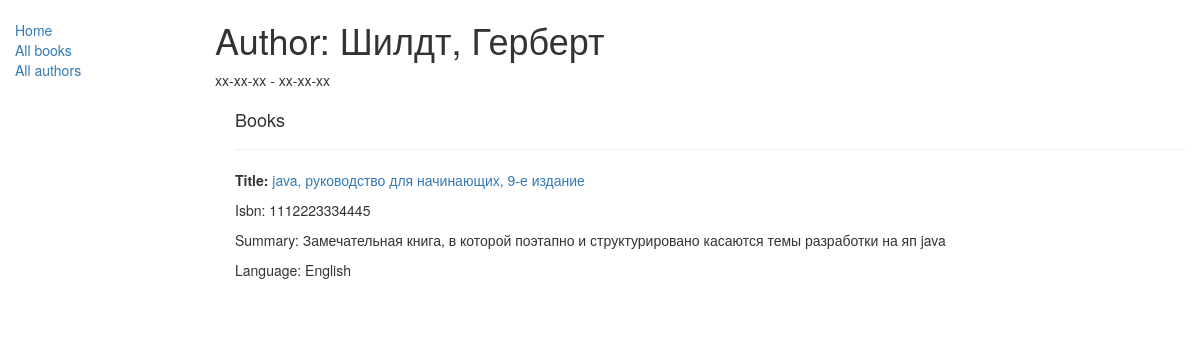
/catalog/author/1, run on an earlier commit of the app's database.
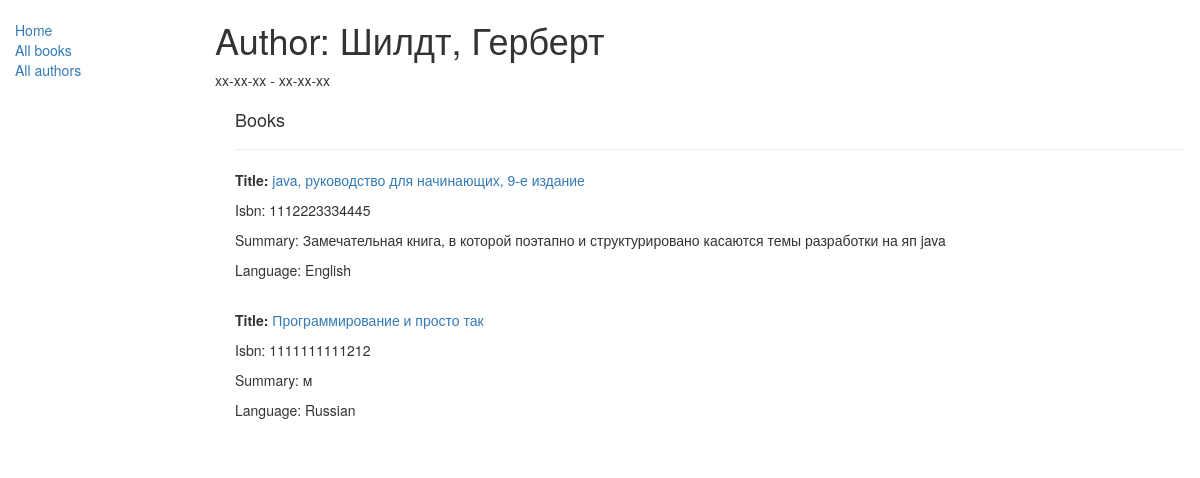
And on a later commit of the database.
### catalog/models.py (models this page shows, shortened)
class Book(models.Model):
    title = models.CharField(max_length=200)
    author = models.ForeignKey('Author', on_delete=models.SET_NULL, null=True)
    summary = models.TextField(max_length=1000, help_text="Enter a brief description of the book")
    isbn = models.CharField('ISBN',max_length=13, help_text='13 Character <a href="https://www.isbn-international.org/content/what-isbn">ISBN number</a>')
    genre = models.ManyToManyField(Genre, help_text="Select a genre for this book")
    language = models.ForeignKey('Language', on_delete=models.SET_NULL, null=True)
    def display_genre(self):
        """
        Creates a string for the Genre. This is required to display genre in Admin.
        """
        return ', '.join([ genre.name for genre in self.genre.all()[:3] ])
    display_genre.short_description = 'Genre'

class Language(models.Model):
    name = models.CharField(max_length=200, help_text="Enter a book languages")
    def __str__(self):
        return self.name

### catalog/views.py (the view)
# urls.py: re_path(r'^author/(?P<pk>\d+)$', views.AuthorDetailView.as_view(), name='author-detail'),
class AuthorDetailView(generic.DetailView):
    model = Author

### catalog/models.py (called while the page is built)
    def __str__(self):
        return '%s, %s' % (self.last_name, self.first_name)

### catalog/templates/catalog/author_detail.html (shortened to what this page needs)
{% extends "base_generic.html" %}
{% block content %}
  <h1>Author: {{ author }}</h1>
  <p>{%if author.date_of_birth%} {{ author.date_of_birth }} {%else%}xx-xx-xx{%endif%} - {%if author.date_of_death%}{{ author.date_of_death }}{%else%}xx-xx-xx{%endif%}</p>
  <div style="margin-left:20px;margin-top:20px">
    <h4>Books</h4>
    <hr>
    {% for book in author.book_set.all %}
    <p><strong>Title:</strong> <a href="{% url 'book-detail' book.pk %}">{{book.title}}</a></p>
    <p>Isbn: {{book.isbn}}</p>
    <p>Summary: {{book.summary}}</p>
    <p>Language: {{book.language}}</p>
    <br>
    {% endfor %}
  </div>
{% endblock %}

What changed in the data, as far as the page shows it:
added Book: title "Программирование и просто так", isbn "1111111111212", summary "м", language "Russian"
